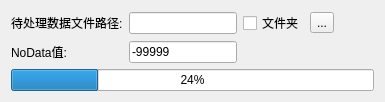
     <widget class="QWidget" name="NoDataAttribute_page">
      <layout class="QGridLayout" name="gridLayout_8">
       <item row="0" column="0" colspan="2">
        <layout class="QGridLayout" name="gridLayout_33">
         <item row="0" column="0">
          <layout class="QGridLayout" name="gridLayout_34">
           <item row="0" column="0">
            <widget class="QLabel" name="label_48">
             <property name="text">
              <string>待处理数据文件路径:</string>
             </property>
            </widget>
           </item>
           <item row="1" column="0">
            <widget class="QLabel" name="label_46">
             <property name="text">
              <string>NoData值:</string>
             </property>
            </widget>
           </item>
          </layout>
         </item>
         <item row="0" column="1">
          <layout class="QGridLayout" name="gridLayout_35">
           <item row="0" column="0">
            <layout class="QHBoxLayout" name="horizontalLayout_46" stretch="1,0,0,0">
             <item>
              <widget class="QLineEdit" name="lineEdit_37"/>
             </item>
             <item>
              <widget class="QCheckBox" name="checkBox_2">
               <property name="text">
                <string>文件夹</string>
               </property>
              </widget>
             </item>
             <item>
              <widget class="QToolButton" name="toolButton_26">
               <property name="text">
                <string>...</string>
               </property>
              </widget>
             </item>
             <item>
              <spacer name="horizontalSpacer_8">
               <property name="orientation">
                <enum>Qt::Horizontal</enum>
               </property>
               <property name="sizeHint" stdset="0">
                <size>
                 <width>40</width>
                 <height>20</height>
                </size>
               </property>
              </spacer>
             </item>
            </layout>
           </item>
           <item row="1" column="0">
            <layout class="QHBoxLayout" name="horizontalLayout_49" stretch="0,2">
             <item>
              <widget class="QLineEdit" name="lineEdit_40">
               <property name="text">
                <string>-99999</string>
               </property>
              </widget>
             </item>
             <item>
              <spacer name="horizontalSpacer_7">
               <property name="orientation">
                <enum>Qt::Horizontal</enum>
               </property>
               <property name="sizeHint" stdset="0">
                <size>
                 <width>40</width>
                 <height>20</height>
                </size>
               </property>
              </spacer>
             </item>
            </layout>
           </item>
          </layout>
         </item>
         <item row="1" column="0" colspan="2">
          <widget class="QProgressBar" name="progressBar_10">
           <property name="value">
            <number>24</number>
           </property>
          </widget>
         </item>
        </layout>
       </item>
      </layout>
     </widget>
